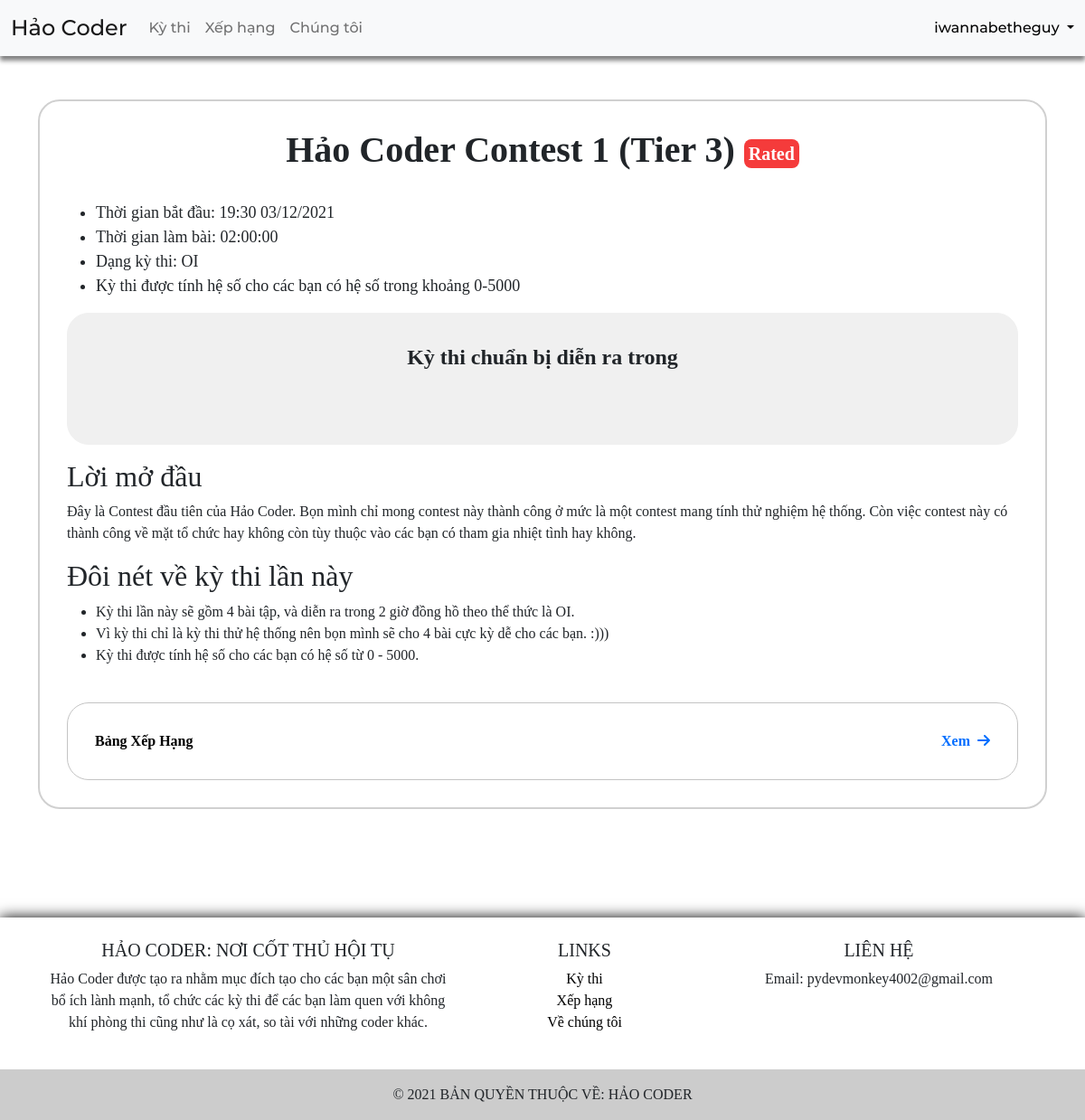
The app's page /contest/haocoder1_t3/ (signed in) with its own data.
### contest/models.py (models this page shows, shortened)
class Contest(models.Model):
	contest_id = models.CharField(max_length=100, default='', primary_key=True)
	contest_title = models.CharField(max_length=500, default='')
	contest_description = MartorField(default='')
	contest_format = models.CharField(max_length=100, default='OI', choices=CONTEST_FORMAT)
	contest_rating_range = models.CharField(max_length=50, default='0-5000')
	contestant_count = models.IntegerField(default=0)
	contest_created = models.DateTimeField(auto_now_add=True, blank=True)
	contest_schedule = models.DateTimeField(default=datetime.now)
	contest_long = models.CharField(max_length=20, default="01:00:00")
	contest_current_long = models.CharField(max_length=20, default="01:00:00")
	contest_status = models.CharField(max_length=50, default="SCHEDULE", choices=CONTEST_STATUS)
	contest_rated = models.BooleanField(default=True)

### contest/views.py (the view, shortened to what this page needs)
# urls.py: path('contest/', views.contest_page, name='contest page'),
def contest_page(req, id=None):
	user_registered = False
	if id is not None:
		contest = Contest.objects.filter(contest_id = id)
		if not contest.exists():
			return render(req, 'pages/error/hao404.html', {"err_msg": f"Có vẻ vị khách quan đang cố gắng truy cập vào kỳ thi bằng id {id} đúng không vậy hả ? Hiện tại kỳ thi này đã bị hủy hoặc bị ẩn đi rồi đó thưa khách quan."})
		contest = contest[0]
		if req.user.is_authenticated:
			user_registered = Leaderboard.objects.filter(profile__user__username=req.user.username, contest=contest).exists()
		return render(req, 'pages/contest/contest_detail.html', {"contest": contest, "user_registered": user_registered})

### templates/pages/contest/contest_detail.html (shortened to what this page needs)
{% extends 'pages/base.html' %}
{% block content %}
{% load static %}
{% load martortags %}
<link rel="stylesheet" type="text/css" href="{% static 'css/hcbadge.css' %}">
<link rel="stylesheet" type="text/css" href="{% static 'css/hccolor.css' %}">
<link rel="stylesheet" type="text/css" href="{% static 'css/hcbox.css' %}">
<div class="container">
	<div class="row justify-content-lg-center">
		<div class="col-12">
			<div style="border: 2px solid #d0d0d0; border-radius: 24px; padding: 30px; background-color: white;">
				<h1 style="text-align: center; font-weight: bold;">
					{{ contest.contest_title }}
					{% if contest.contest_rated %}
					<span class="hc-badge hc-bg-red" style="padding: 5px; vertical-align: middle;">Rated</span>
					{% endif %}
				</h1>
				<br>
				<ul style="font-size: 18px;">
					<li>Thời gian bắt đầu: {{ contest.contest_schedule|date:"H:i d/m/Y" }}</li>
					<li>Thời gian làm bài: {{ contest.contest_long }}</li>
					<li>Dạng kỳ thi: {{ contest.contest_format }}</li>
					<li>Kỳ thi được tính hệ số cho các bạn có hệ số trong khoảng {{ contest.contest_rating_range }}</li>
				</ul>
				{% if contest.contest_status == "SCHEDULE" %}
				<div style="border: 1px solid #f0f0f0; border-radius: 24px; padding: 30px; background-color: #f0f0f0; text-align: center; vertical-align: middle;">
					<label style="font-weight: bold; font-size: 24px;">Kỳ thi chuẩn bị diễn ra trong</label><br><br>
				</div>
				{% endif %}
				<p>{{ contest.contest_description|safe_markdown }}</p>
				<br>
				<a href="/contest/{{ contest.contest_id }}/leaderboard/" style="color: black;">
					<div style="border: 1px solid #c4c4c4; border-radius: 24px; padding: 30px; font-weight: bold;" class="hc-raised-box">
						<label>Bảng Xếp Hạng</label>
						<span style="float: right; color: #006eff;">Xem&nbsp;&nbsp;<i class="fas fa-arrow-right"></i></span>
					</div>
				</a>
			</div>
		</div>
	</div>
</div>
{% endblock %}

### templates/pages/base.html (shortened to what this page needs)
<!DOCTYPE html>
<html>
<head>
	<link rel="stylesheet" href="https://cdnjs.cloudflare.com/ajax/libs/font-awesome/6.0.0-beta3/css/all.min.css" />
	{% load static %}
	<link rel="stylesheet" type="text/css" href="{% static 'font/font.css' %}">
	<link rel="stylesheet" type="text/css" href="{% static 'bootstrap/css/bootstrap.min.css' %}">
</head>
<body style="font-family: Montserrat Regular; font-size: 16px;">
<link rel="stylesheet" type="text/css" href="{% static 'css/hcbox.css' %}">
	<nav class="navbar navbar-expand-lg navbar-light bg-light" style="font-family: Montserrat Medium; box-shadow: 0px 5px 5px gray;">
		<div class="container-fluid">
			<a class="navbar-brand" href="/" style="font-size: 24px;">Hảo Coder</a>
			<div class="collapse navbar-collapse" id="navbarSupportedContent">
				<ul class="navbar-nav me-auto mb-2 mb-lg-0">
					<li class="nav-item"><a class="nav-link" href="/contest/">Kỳ thi</a></li>
					<li class="nav-item"><a class="nav-link" href="/ranking/">Xếp hạng</a></li>
					<li class="nav-item"><a class="nav-link" href="#">Chúng tôi</a></li>
				</ul>
			</div>
			<div class="d-flex">
				{% if not user.is_authenticated %}
					<a href="/login/"><button type="button" class="btn btn-primary" style="border-radius: 12px; border: none; height: 40px; width: 120px; border-color: white;">Đăng nhập</button></a>
					&nbsp;&nbsp;&nbsp;
					<a href="/register/"><button type="button" style="border-radius: 12px; border: none; height: 40px; width: 90px; border-color: white; background-color: #d6d6d6;">Đăng ký</button></a>
				{% else %}
					<div class="dropdown">
						<a class="dropdown-toggle" href="#" data-bs-toggle="dropdown" style="text-decoration: none; color: black;">
							<span style="">{{ user.username }}</span>
						</a>
					</div>
				{% endif %}
			</div>
		</div>
	</nav>
	<br><br>
	{% block content %}
	{% endblock %}
	<br><br><br><br><br>
	<section class="" style="box-shadow: 0 0 15px black;">
		<footer class="text-black text-center">
			<div class="container p-4">
				<div class="row">
					<div class="col-lg-5 col-md-12 mb-4 mb-md-0">
						<h5 class="text-uppercase">Hảo Coder: Nơi cốt thủ hội tụ</h5>
						<p>Hảo Coder được tạo ra nhằm mục đích tạo cho các bạn một sân chơi bổ ích lành mạnh, tổ chức các kỳ thi để các bạn làm quen với không khí phòng thi cũng như là cọ xát, so tài với những coder khác.</p>
					</div>
					<div class="col-lg-3 col-md-6 mb-4 mb-md-0">
						<h5 class="text-uppercase">links</h5>
						<ul class="list-unstyled mb-0">
							<li><a href="#" style="text-decoration: none; color: black;">Kỳ thi</a></li>
							<li><a href="#" style="text-decoration: none; color: black;">Xếp hạng</a></li>
							<li><a href="#" style="text-decoration: none; color: black;">Về chúng tôi</a></li>
						</ul>
					</div>
					<div class="col-lg-4 col-md-6 mb-4 mb-md-0">
						<h5 class="text-uppercase">liên hệ</h5>
						<ul class="list-unstyled mb-0">
							<li>Email: pydevmonkey4002@gmail.com</li>
						</ul>
					</div>
				</div>
			</div>
			<div class="text-center p-3 text-uppercase" style="background-color: rgba(0,0,0,0.2);">
				© 2021 Bản quyền thuộc về: Hảo Coder
			</div>
		</footer>
	</section>
</body>
</html>

### static/css/hcbox.css (style rules this page uses)
.hc-raised-box { transition: box-shadow 0.4s; }

### static/css/hcbadge.css (style rules this page uses)
.hc-badge { text-align: center; font-weight: bold; padding: 5px; border: none; border-radius: 8px; font-size: 20px; color: white; }

### static/css/hccolor.css (style rules this page uses)
.hc-bg-red { background-color: #f53b3b; }

### records on screen
Contest: contest_title "Hảo Coder Contest 1 (Tier 3)", contest_schedule "19:30 03/12/2021", contest_long "02:00:00", contest_format "OI", contest_rating_range "0-5000", contest_description "Lời mở đầu Đây là Contest đầu tiên của Hảo Coder. Bọn mình chỉ mong contest này thành công ở mức là một contest mang tính thử nghiệm hệ thống. Còn việc contest này có thành công về mặt tổ chức hay không còn tùy thuộc vào các bạn có tham gia nhiệt tình hay không. Đôi nét về kỳ thi lần này Kỳ thi lần này sẽ gồm 4 bài tập, và diễn ra trong 2 giờ đồng hồ theo thể thức là OI. Vì kỳ thi chỉ là kỳ thi thử hệ thống nên bọn mình sẽ cho 4 bài cực kỳ dễ cho các bạn. :))) Kỳ thi được tính hệ số cho các bạn có hệ số từ 0 - 5000."

### other values on screen
{{ user.username }} "iwannabetheguy"
